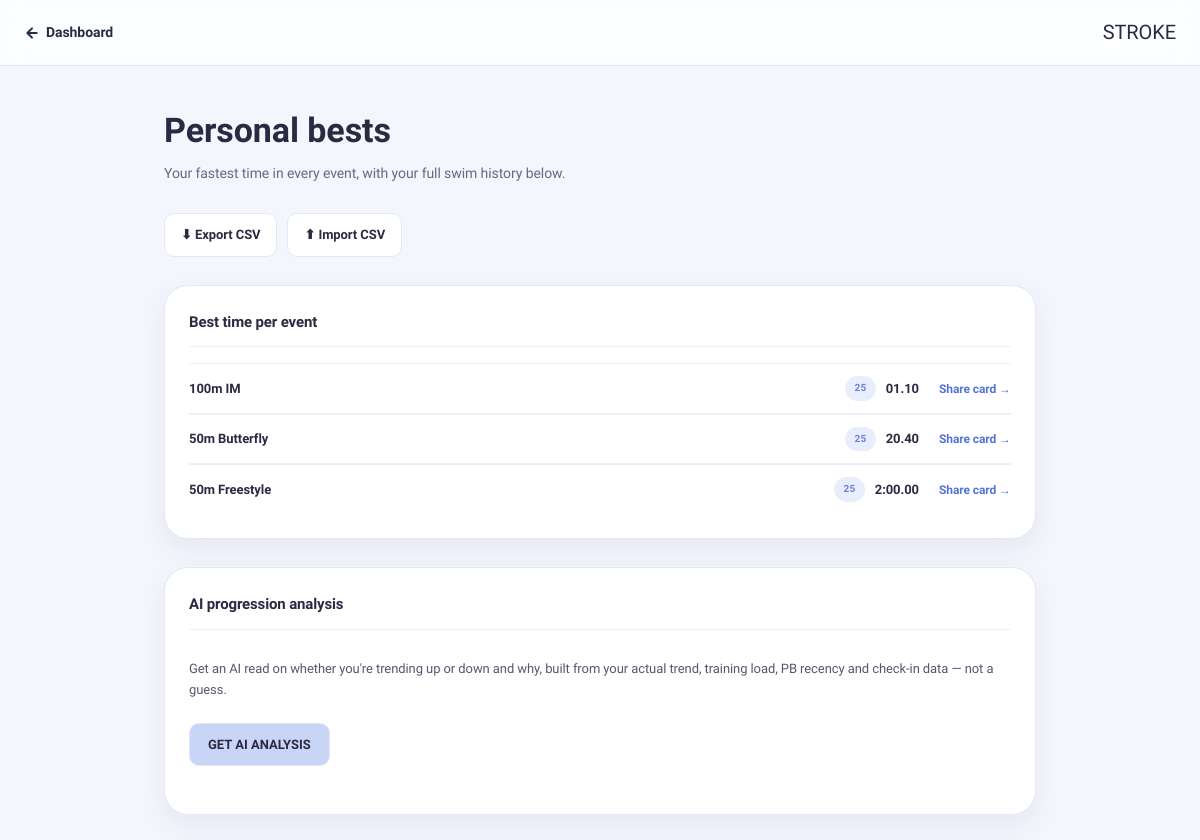
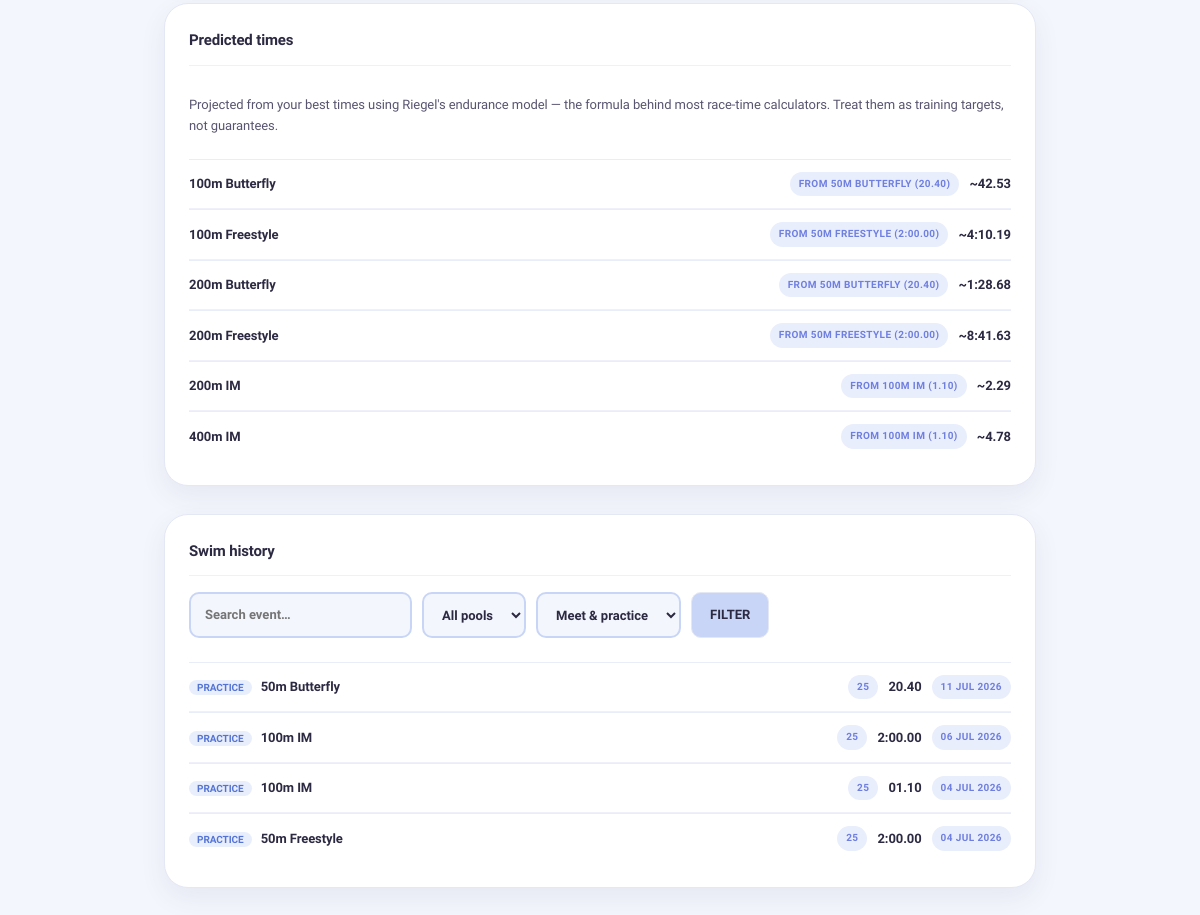
Screenshot of /personal-bests (signed in) with the database file from the repository (2 pictures, top to bottom).
### models.py (models this page shows, shortened)
class Swim(db.Model):
    __tablename__ = 'swim'
    id = db.Column(db.Integer, primary_key=True)
    user_id = db.Column(db.Integer, db.ForeignKey('user.id'), nullable=False)
    event = db.Column(db.String(50), nullable=False)
    pool = db.Column(db.String(10))
    stroke = db.Column(db.String(10))
    time = db.Column(db.String(20))
    notes = db.Column(db.Text)
    logged_at = db.Column(db.DateTime, default=datetime.utcnow)
    tag = db.Column(db.String(10), default='practice')  # 'practice' or 'meet'
    splits = db.Column(db.Text)  # JSON list of 50m split strings, optional
    def get_splits(self):
        try:
            return json.loads(self.splits or '[]')
        except (ValueError, TypeError):
            return []
    def time_in_seconds(self):
        t = self.time
        if not t:
            return None
        try:
            if ':' in t:
                mins, rest = t.split(':')
                return int(mins) * 60 + float(rest)
            return float(t)
        except:
            return None

### routes.py (the view, shortened to what this page needs)
@main.route('/personal-bests')
@login_required
def personal_bests():
    from app import db
    from models import Swim, Standard
    q = request.args.get('q', '').strip().lower()
    pool_filter = request.args.get('pool', '')
    tag_filter = request.args.get('tag', '')
    swims = (
        db.session.query(Swim)
        .filter_by(user_id=current_user.id)
        .order_by(Swim.logged_at.desc())
        .all()
    )
    def _pool_key(p):
        return '50' if str(p or '25').startswith('50') else '25'
    filtered = swims
    if q:
        filtered = [s for s in filtered if q in (s.event or '').lower()]
    if pool_filter:
        filtered = [s for s in filtered if _pool_key(s.pool) == _pool_key(pool_filter)]
    if tag_filter:
        filtered = [s for s in filtered if (s.tag or 'practice') == tag_filter]
    best_by_event = {}
    for s in swims:
        secs = s.time_in_seconds()
        if secs is None:
            continue
        current = best_by_event.get(s.event)
        if current is None or secs < current['secs']:
            best_by_event[s.event] = {'swim': s, 'secs': secs}
    standards = db.session.query(Standard).all()
    def nearest_standard(event, pool, secs):
        candidates = [st for st in standards if st.event == event and _pool_key(st.pool) == _pool_key(pool)]
        best = None
        return best
    pb_rows = []
    for event, data in best_by_event.items():
        swim = data['swim']
        match = nearest_standard(event, swim.pool, data['secs'])
        pb_rows.append({
            'swim': swim,
            'standard': match[0] if match else None,
            'diff': round(match[1], 2) if match else None,
        })
    pb_rows.sort(key=lambda r: r['swim'].event)
    def _fmt_secs(secs):
        if secs >= 60:
            return f'{int(secs // 60)}:{secs % 60:05.2f}'
        return f'{secs:.2f}'
    swims_by_event = {}
    for s in swims:  # already newest-first
        secs = s.time_in_seconds()
        if secs is not None:
            swims_by_event.setdefault(s.event, []).append(secs)
    trend_rows = []
    for event, times in swims_by_event.items():
        if len(times) < 4:
            continue
    trend_rows.sort(key=lambda r: {'slipping': 0, 'improving': 1, 'steady': 2}[r['direction']])
    def _event_parts(event):
        m = re.match(r'\s*(\d+)\s*m?\s+(.+)', event or '')
        return (int(m.group(1)), m.group(2).strip()) if m else (None, None)
    stroke_bests = {}
    for event, data in best_by_event.items():
        dist, stroke_name = _event_parts(event)
        if not dist or not stroke_name:
            continue
        cur = stroke_bests.setdefault(stroke_name, {})
        cur[dist] = min(cur.get(dist, float('inf')), data['secs'])
    PREDICT_DISTANCES = {
        'Freestyle': [50, 100, 200, 400, 800, 1500],
        'Backstroke': [50, 100, 200],
        'Breaststroke': [50, 100, 200],
        'Butterfly': [50, 100, 200],
        'IM': [100, 200, 400],
    }
    prediction_rows = []
    for stroke_name, bests in stroke_bests.items():
        targets = PREDICT_DISTANCES.get(stroke_name)
        if not targets:
            continue
        for target in targets:
            if target in bests:
                continue
            base_dist = min(bests.keys(), key=lambda d: abs(d - target))
            if not (0.25 <= target / base_dist <= 4):
                continue
            predicted = bests[base_dist] * (target / base_dist) ** 1.06
            prediction_rows.append({
                'event': f'{target}m {stroke_name}',
                'predicted': _fmt_secs(predicted),
                'base_event': f'{base_dist}m {stroke_name}',
                'base_time': _fmt_secs(bests[base_dist]),
            })
    prediction_rows.sort(key=lambda r: r['event'])
    from models import AthleteProfile
    progress_profile = db.session.query(AthleteProfile).filter_by(user_id=current_user.id).first()
    analysis_wait_hours = None
    if progress_profile and progress_profile.progress_insight_at:
        elapsed = datetime.utcnow() - progress_profile.progress_insight_at
        if elapsed < timedelta(hours=24):
            analysis_wait_hours = round((timedelta(hours=24) - elapsed).total_seconds() / 3600, 1)
    return render_template(
        'personal_bests.html',
        pb_rows=pb_rows,
        swims=filtered,
        q=request.args.get('q', ''),
        pool_filter=pool_filter,
        tag_filter=tag_filter,
        trend_rows=trend_rows,
        prediction_rows=prediction_rows,
        progress_profile=progress_profile,
        analysis_wait_hours=analysis_wait_hours,
    )

### models.py (called while the page is built)
    def get_progress_insight(self):
        try:
            return json.loads(self.progress_insight or '{}')
        except (ValueError, TypeError):
            return {}

### templates/personal_bests.html (shortened to what this page needs)
<!DOCTYPE html>
<html lang="en">
<head>
<link rel="stylesheet" href="{{ url_for('static', filename='css/main.css') }}">
<link rel="stylesheet" href="{{ url_for('static', filename='css/dashboard.css') }}">
</head>
<body>
<nav class="pb-nav">
  <a href="/dashboard" class="pb-nav-back">
    <svg width="16" height="16" viewBox="0 0 24 24" fill="none" stroke="currentColor" stroke-width="3" stroke-linecap="round" stroke-linejoin="round"><path d="M19 12H5M12 5l-7 7 7 7"/></svg>
    Dashboard
  </a>
  <a href="/" class="pb-nav-logo">STROKE</a>
</nav>
<div class="pb-wrap">
  <h1 class="pb-h1">Personal bests</h1>
  <p class="pb-sub">Your fastest time in every event, with your full swim history below.</p>
  <div class="pb-export-row">
    <a href="/personal-bests/export.csv">⬇ Export CSV</a>
    <label for="csvUpload">⬆ Import CSV</label>
  </div>
  <div class="panel" style="margin-bottom:28px">
    <div class="panel-label">Best time per event</div>
    {% if pb_rows %}
      {% for row in pb_rows %}
      <div class="session-row">
        <span class="session-row-main">
          {{ row.swim.event }}
        </span>
        <span class="session-row-tag">{{ row.swim.pool }}</span>
        <span class="session-row-time">{{ row.swim.time }}</span>
        <span class="pb-row-actions"><a href="/personal-bests/{{ row.swim.id }}/card">Share card →</a></span>
      </div>
      {% endfor %}
    {% else %}
      <p class="panel-note">No swims logged yet. <a href="/log">Log your first swim</a> to start tracking PBs.</p>
    {% endif %}
  </div>
  <div class="panel" style="margin-bottom:28px">
    <div class="panel-label">AI progression analysis</div>
    {% set insight = progress_profile.get_progress_insight() if progress_profile else {} %}
    {% if insight and insight.summary %}
    <p class="panel-note" style="margin:0 0 10px"><b>{{ insight.summary }}</b></p>
    {% if insight.likely_cause %}<p class="panel-note" style="margin:0 0 6px">{{ insight.likely_cause }}</p>{% endif %}
    {% if insight.suggested_focus %}<p class="panel-note" style="margin:0 0 10px">→ {{ insight.suggested_focus }}</p>{% endif %}
    {% else %}
    <p class="panel-note" style="margin:0 0 10px">Get an AI read on whether you're trending up or down and why, built from your actual trend, training load, PB recency and check-in data — not a guess.</p>
    {% endif %}
    <form method="POST" action="/personal-bests/analyze">
      <button type="submit" class="pb-filter-bar" style="padding:10px 18px;border:1px solid #e4e8f4;background:#c8d5f6;border-radius:10px;font-size:13px;font-weight:800;text-transform:uppercase;cursor:pointer;" {{ 'disabled' if analysis_wait_hours }}>
        {{ 'Refresh analysis' if insight and insight.summary else 'Get AI analysis' }}
      </button>
    </form>
  </div>
  {% if prediction_rows %}
  <div class="panel" style="margin-bottom:28px">
    <div class="panel-label">Predicted times</div>
    <p class="panel-note" style="margin:0 0 10px">Projected from your best times using Riegel's endurance model — the formula behind most race-time calculators. Treat them as training targets, not guarantees.</p>
    {% for p in prediction_rows %}
    <div class="session-row">
      <span class="session-row-main">{{ p.event }}</span>
      <span class="session-row-tag">from {{ p.base_event }} ({{ p.base_time }})</span>
      <span class="session-row-time">~{{ p.predicted }}</span>
    </div>
    {% endfor %}
  </div>
  {% endif %}
  <div class="panel">
    <div class="panel-label">Swim history</div>
    <form class="pb-filter-bar" method="GET" action="/personal-bests">
      <input type="text" name="q" placeholder="Search event…" value="{{ q }}">
      <select name="pool">
        <option value="">All pools</option>
      </select>
      <select name="tag">
        <option value="">Meet & practice</option>
      </select>
      <button type="submit">Filter</button>
    </form>
    {% if swims %}
      {% for s in swims %}
      <div class="session-row">
        <span class="session-row-main">
          <span class="pb-tag {{ s.tag or 'practice' }}">{{ (s.tag or 'practice')|capitalize }}</span>
          {{ s.event }}
        </span>
        <span class="session-row-tag">{{ s.pool }}</span>
        <span class="session-row-time">{{ s.time }}</span>
        <span class="session-row-tag">{{ s.logged_at.strftime('%d %b %Y') }}</span>
      </div>
      {% endfor %}
    {% else %}
      <p class="panel-note">No swims match those filters.</p>
    {% endif %}
  </div>
</div>
</body>
</html>

### static/css/main.css (style rules this page uses)
:root { --ink: #2c2942; --ink-soft: #595571; --ink-faint: #8b87a3; --paper: #f4f6fd; --paper-warm: #fbf6f2; --surface: #ffffff; --surface-2: #eef2fc; --surface-3: #e7ecfa; --blue: #7bace8; --blue-600: #4f8bd4; --blue-tint: #e4eefb; --lav: #b7c1f1; --lav-600: #6f7fe0; --lav-tint: #ebeefb; --peach: #f6c6a8; --peach-600: #e79a6d; --peach-tint: #fde7d8; --mint: #a6e2c8; --mint-600: #4cbd90; --mint-tint: #e2f6ee; --butter: #f7e2a6; --butter-tint:#fbf1cf; --accent: #6f8fe6; --accent-600: #5474d4; --accent-soft: #c8d5f6; --accent-tint: #e9eefc; --good: #4fc196; --good-tint: #dff5ec; --warn: #f0b24d; --warn-tint: #fbeecf; --bad: #ef7d6a; --bad-tint: #fbe4df; --line: #e4e8f4; --line-soft: #eef1f9; --r-sm: 12px; --r-md: 18px; --r-lg: 24px; --r-xl: 32px; --r-pill: 999px; --sh-xs: 0 1px 3px rgba(58,66,120,.05); --sh-sm: 0 3px 10px rgba(58,66,120,.06); --sh-md: 0 10px 26px rgba(58,66,120,.08); --sh-lg: 0 20px 50px rgba(58,66,120,.12); --sh-pop: 0 12px 30px rgba(111,143,230,.22); --sp-1: 4px; --sp-2: 8px; --sp-3: 12px; --sp-4: 16px; --sp-5: 24px; --sp-6: 32px; --sp-7: 48px; --sp-8: 64px; --ease: cubic-bezier(.4, 0, .2, 1); }
*, *::before, *::after { box-sizing: border-box; margin: 0; padding: 0; }
html { scroll-behavior: smooth; overflow-x: hidden; }
body { font-family: 'Schibsted Grotesk', sans-serif; background: var(--paper); color: var(--ink); line-height: 1.65; font-weight: 450; letter-spacing: -0.005em; min-height: 100vh; overflow-x: hidden; -webkit-font-smoothing: antialiased; }
img, svg { max-width: 100%; display: block; }
button, input, textarea, select { font: inherit; color: inherit; }
button, a { cursor: pointer; }
a { color: inherit; text-decoration: none; }
button { border: none; background: none; }
input, textarea, select { outline: none; }
nav { display: flex; align-items: center; justify-content: space-between; padding: 0 var(--sp-5); height: 66px; position: sticky; top: 0; z-index: 100; background: rgba(255,255,255,0.82); backdrop-filter: saturate(1.4) blur(14px); -webkit-backdrop-filter: saturate(1.4) blur(14px); border-bottom: 1px solid var(--line); }
.panel { background: var(--surface); border: 1px solid var(--line); border-radius: var(--r-lg); padding: var(--sp-5); box-shadow: var(--sh-md); }
.panel-label { display: flex; justify-content: space-between; align-items: center; font-family: 'Schibsted Grotesk', sans-serif; font-size: 16px; font-weight: 700; letter-spacing: -0.01em; color: var(--ink); padding-bottom: 12px; margin-bottom: 16px; border-bottom: 1px solid var(--line-soft); }
.panel-note { font-size: 13.5px; color: var(--ink-soft); margin: 12px 0; }
.session-row { display: flex; align-items: center; gap: 10px; padding: 12px 4px; border-bottom: 1px solid var(--line-soft); font-size: 14px; }
.session-row:last-child { border-bottom: none; }
.session-row-main { flex: 1; font-weight: 600; color: var(--ink); }
.session-row-tag { font-size: 12px; font-weight: 600; color: var(--ink-soft); background: var(--surface-2); padding: 3px 10px; border-radius: var(--r-pill); }
.session-row-time { font-size: 13px; font-weight: 700; color: var(--ink); font-variant-numeric: tabular-nums; }

### static/css/dashboard.css (style rules this page uses)
.panel { background: #ffffff; border: 1px solid var(--line); border-radius: var(--r-lg); padding: 24px; box-shadow: var(--sh-md); display: flex; flex-direction: column; justify-content: flex-start; }
.panel-label { display: flex; justify-content: space-between; align-items: center; flex-wrap: wrap; gap: 12px; font-family: 'Schibsted Grotesk', sans-serif; font-size: 15px; letter-spacing: -0.01em; color: #2c2942; border-bottom: 1px solid var(--line-soft); padding-bottom: 12px; margin-bottom: 16px; }
.panel-note { font-size: 13px; color: #595571; padding: 12px 0; }
.session-row { display: flex; justify-content: space-between; align-items: center; gap: 10px; padding: 12px 0; border-top: 1px solid #e9edf7; font-size: 13px; color: #2c2942; }
.session-row-main { flex: 1; font-weight: 600; min-width: 0; overflow: hidden; text-overflow: ellipsis; white-space: nowrap; }
.session-row-tag { flex-shrink: 0; font-size: 10px; font-weight: 800; text-transform: uppercase; letter-spacing: 0.04em; background: #e9eefc; color: #6f7fe0; padding: 4px 9px; border-radius: 20px; }
.session-row-time { flex-shrink: 0; font-family: 'Schibsted Grotesk', sans-serif; font-weight: 700; color: #2c2942; }

### rows the page displays
Swim: swim.event "100m IM", swim.pool "25", swim.time "01.10", tag "PRACTICE", event "100m IM", pool "25", time "01.10", logged_at "04 JUL 2026"
Swim: swim.event "50m Butterfly", swim.pool "25", swim.time "20.40", event "100m Butterfly", base_event "50M BUTTERFLY", base_time "20.40", predicted "42.53", event "200m Butterfly", predicted "1:28.68", tag "PRACTICE", event "50m Butterfly", pool "25", time "20.40", logged_at "11 JUL 2026"
Swim: swim.event "50m Freestyle", swim.pool "25", swim.time "2:00.00", event "100m Freestyle", base_event "50M FREESTYLE", base_time "2:00.00", predicted "4:10.19", event "200m Freestyle", predicted "8:41.63", tag "PRACTICE", event "50m Freestyle", pool "25", time "2:00.00", logged_at "04 JUL 2026"
Swim: tag "PRACTICE", event "100m IM", pool "25", time "2:00.00", logged_at "06 JUL 2026"

### other values shown
{{ p.event }} "200m IM" "400m IM"
{{ p.base_event }} "100M IM" "100M IM"
{{ p.base_time }} "1.10" "1.10"
{{ p.predicted }} "2.29" "4.78"
